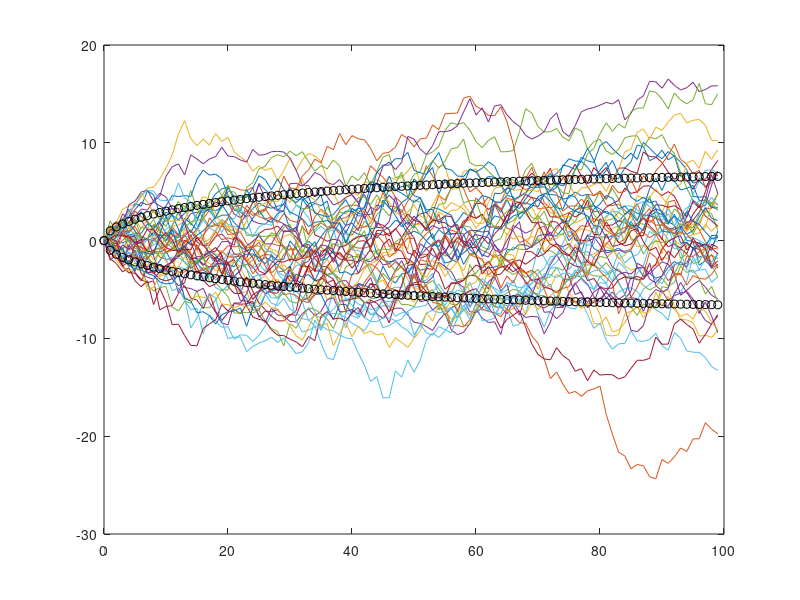
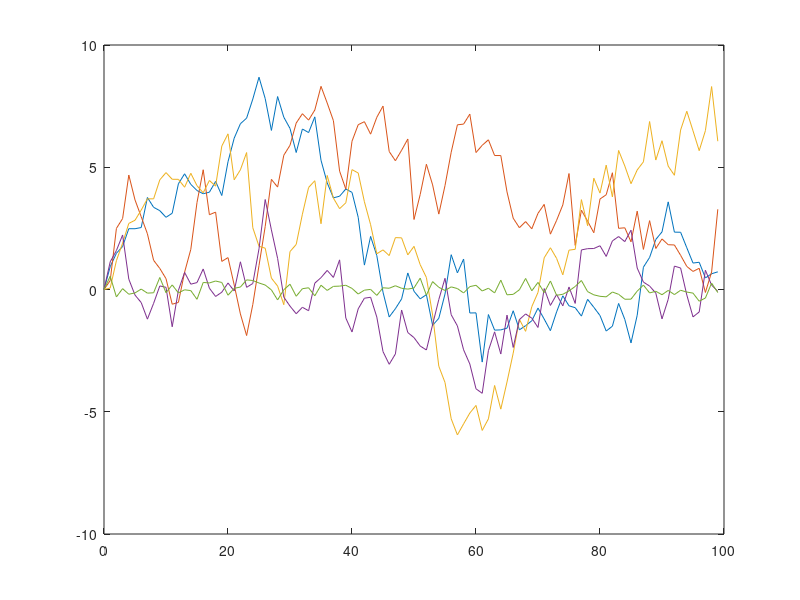

Here is the MATLAB script that generated these plots, in order:
%% Signal Processing
% Lab 03

% Exercise 2

close all, clear all,clc;


%% Step 1
N = 100;

MAX_REPS = 50;

Ts = 1;
beta = 0.01;

n = [0:1:N-1];

for rep=1:MAX_REPS
DV = random ('norm', 0, (1/(2*beta)*(1-exp(-2*beta*Ts)))^(1/2), 1, N); 

V = zeros(1,N);
V(1) = 0;
    
    for i=2:N
        V(i) = V(i-1)*exp(-beta*Ts) + DV(i);
    end

    plot (n, V);
    hold on;
end

sigma_V = sqrt(1/(2*beta) * (1-exp(-2*beta*n)));
% figure;
plot (n, sigma_V,'ko');
plot (n, -sigma_V, 'ko');

%% Step 2
N = 100;

MAX_REPS = 5;

Ts = 1;
b1 = -5;
b2 = 1;
betas = logspace(b1,b2,5);

n = [0:1:N-1];
figure
for rep=1:MAX_REPS
DV = random ('norm', 0, (1/(2*betas(rep))*(1-exp(-2*betas(rep)*Ts)))^(1/2), 1, N); 

V = zeros(1,N);
V(1) = 0;
    
    for i=2:N
        V(i) = V(i-1)*exp(-betas(rep)*Ts) + DV(i);
    end

    plot (n, V);
    hold on;
end
